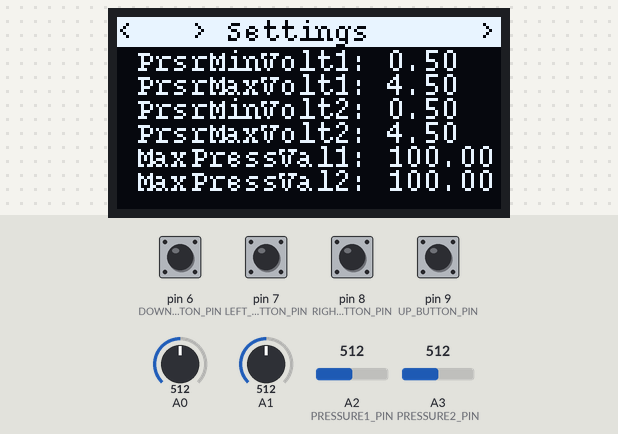
A sketch run on a simulated Arduino Uno, built with avr-gcc and run on an emulated ATmega328P. On the bench: 128×64 one-colour display. The inputs (shaded band) are chosen by the test bench; at power-on: pin 6 (DOWN_BUTTON_PIN), pin 7 (LEFT_BUTTON_PIN), pin 8 (RIGHT_BUTTON_PIN), pin 9 (UP_BUTTON_PIN) LOW, A0 = 512, A1 = 512, A2 (PRESSURE1_PIN) = 512, A3 (PRESSURE2_PIN) = 512.

Above: at 2.0 s.
2.1 s: pin 7 (LEFT_BUTTON_PIN) pulled HIGH for 1.5 s
At 5.4 s:
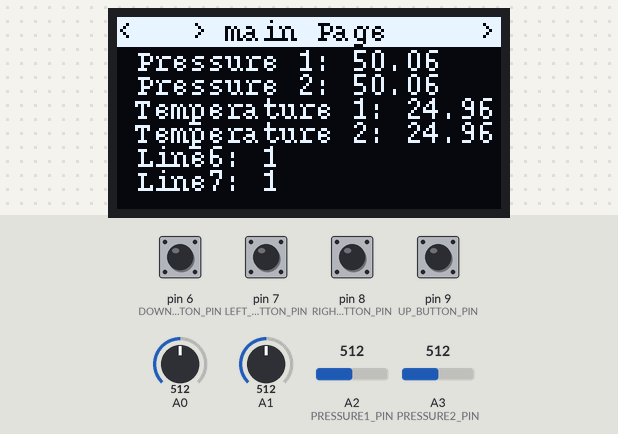
6.1 s: pin 7 (LEFT_BUTTON_PIN) pulled HIGH for 1.5 s
At 9.1 s:
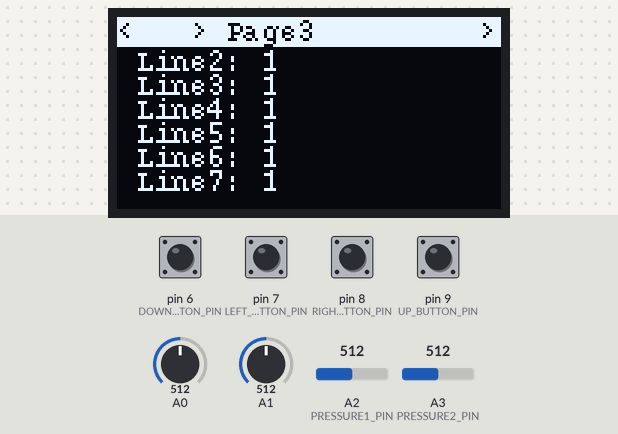
9.4 s: pin 6 (DOWN_BUTTON_PIN) pulled HIGH for 1.5 s
At 11.4 s:
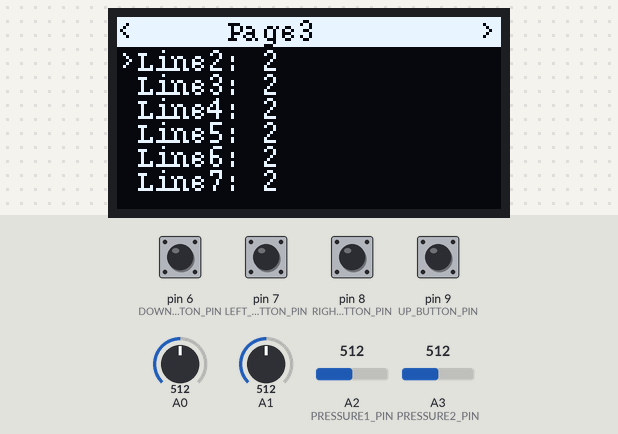
12.4 s: pin 8 (RIGHT_BUTTON_PIN) pulled HIGH for 1.5 s
At 15.3 s:
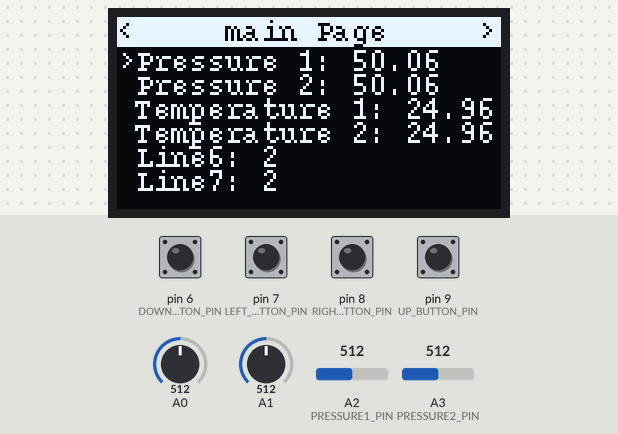
15.6 s: pin 6 (DOWN_BUTTON_PIN) pulled HIGH for 1.5 s
At 18.1 s:
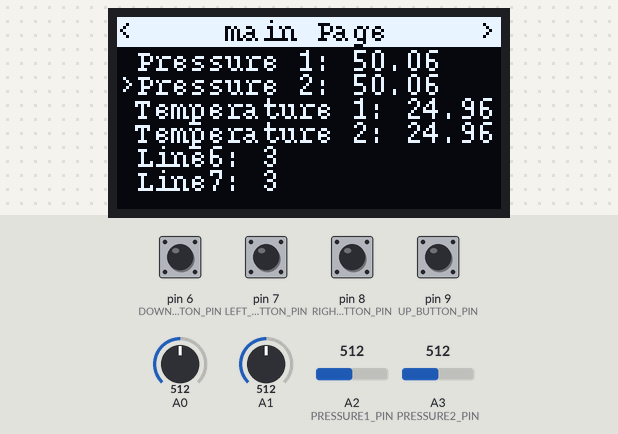
18.6 s: pin 8 (RIGHT_BUTTON_PIN) pulled HIGH for 1.5 s
At 21.2 s:
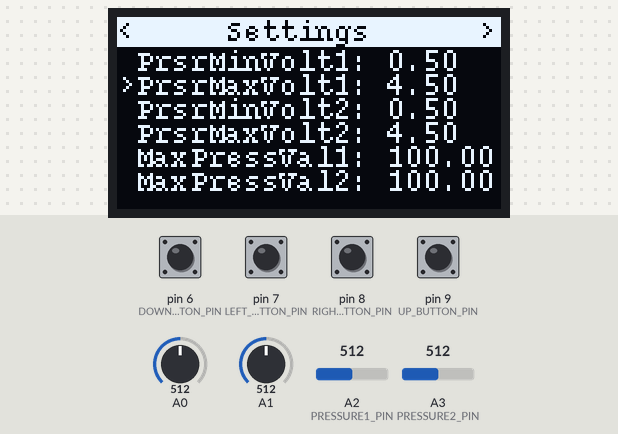
Timing chart, 0 to 22.7 s (numbered marks = the images above; inputs shaded):
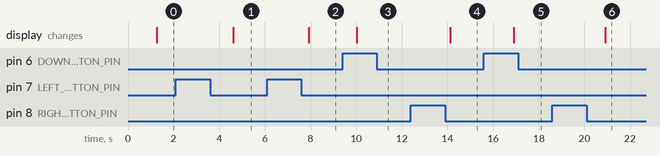

The sketch:

main.ino
```cpp
/**
 * ***********************************************************
 * @file  : main.ino
 * @brief : file contain the main function of arduino project
 * @author: Eng. Mohamed Yousry
 * @date  : 22/12/2024
 * ***********************************************************
 */
 /*
 * ***********************************************************
 *             Includes
 * ***********************************************************
 */
#include "Steppers.h"
#include "Oled.h"
#include "PressureSensor.h"
#include "TempSensor.h"
#include "Buttons.h"
#include "Pages.h"
#include "Global.h"
/*
 * ***********************************************************
 *             Functions body
 * ***********************************************************
 */
void setup()
{
  Serial.begin(9600);
  setupStepper();
  setupPressure();
  setupOled();
  setupbuttons();
}

void loop()
{
//  loopStepper();
  loopPressure();
  loopPages();
  NTC_loop();
}
```

Buttons.h
```cpp
/**
 * ***********************************************************
 * @file  : Buttons.h
 * @brief : file contain functions related to the buttons
 * @author: Eng. Mohamed Yousry
 * @date  : 22/12/2024
 * ***********************************************************
 */
#ifndef BOTTONS_H
#define BOTTONS_H
/*
 * ***********************************************************
 *             Includes
 * ***********************************************************
 */
#include "Config.h"
#include "Global.h"

/*
 * ***********************************************************
 *           variables
 * ***********************************************************
 */

/*
* ***********************************************************
*             Defines
* ***********************************************************
*/

/*
 * ***********************************************************
 *             Functions body
 * ***********************************************************
 */
void setupbuttons()
{
  pinMode(DOWN_BUTTON_PIN ,INPUT);
  pinMode(LEFT_BUTTON_PIN ,INPUT);
  pinMode(RIGHT_BUTTON_PIN,INPUT);
  pinMode(UP_BUTTON_PIN   ,INPUT);
}

char pressedButton()
{
  if     (digitalRead(DOWN_BUTTON_PIN)  == HIGH)  return DOWN_BUTTON_PIN;
  else if(digitalRead(LEFT_BUTTON_PIN)  == HIGH)  return LEFT_BUTTON_PIN;
  else if(digitalRead(RIGHT_BUTTON_PIN) == HIGH)  return RIGHT_BUTTON_PIN;
  else if(digitalRead(UP_BUTTON_PIN)    == HIGH)  return UP_BUTTON_PIN;
  else return -1;
}


#endif  //BOTTONS_H
```

EEPROMLibrary.h
```cpp
/**
 * ***********************************************************
 * @file  : EEPROMLibrary.h
 * @brief : file contain functions and definitions related to eeprom
 * @author: Eng. Mohamed Yousry
 * @date  : 20/02/2024
 * ***********************************************************
 */
#ifndef EEPROMLIBRARY_H
#define EEPROMLIBRARY_H
/*
 * ***********************************************************
 *             Includes
 * ***********************************************************
 */
#include <EEPROM.h>
/*
* ***********************************************************
              Defines
* ***********************************************************
*/
//addresses for EEPROM
#define float_SetPoint_ADDRESS                            0
#define float_SetPointDiff_ADDRESS                        (float_SetPoint_ADDRESS                     + sizeof(float))
#define signed_char_sensorOffset1_ADDRESS                 (float_SetPointDiff_ADDRESS                 + sizeof(float))
#define signed_char_sensorOffset2_ADDRESS                 (signed_char_sensorOffset1_ADDRESS          + sizeof(signed char))

#define unsigned_long_Com_1_OperationDelay_ADDRESS        (signed_char_sensorOffset2_ADDRESS          + sizeof(signed char))
#define unsigned_long_Com_2_OperationDelay_ADDRESS        (unsigned_long_Com_1_OperationDelay_ADDRESS + sizeof(unsigned long))

#define FirstTime_ADDRESS                                 (unsigned_long_Com_2_OperationDelay_ADDRESS + sizeof(unsigned long))

/*
 * ***********************************************************
               Functions body
 * ***********************************************************
*/
// Function to write a string to EEPROM
void writeStringToEEPROM(int address, const String& data)
{
    for (size_t i = 0; i < data.length(); i++)
    {
        EEPROM.write(address + i, data[i]);
    }
    // Null-terminate the string
    EEPROM.write(address + data.length(), '\0');
}

// Function to read a string from EEPROM
String readStringFromEEPROM(int address)
{
    String result;
    char character = EEPROM.read(address);
    while (character != '\0')
    {
        result += character;
        address++;
        character = EEPROM.read(address);
    }
    return result;
}

#endif  //EEPROMLIBRARY_H
```

Global.cpp
```cpp
/**
 * ***********************************************************
 * @file  : Global.cpp
 * @brief : file contain functionalities of Global module
 * @author: Eng. Mohamed Yousry
 * @date  : 20/02/2024
 * ***********************************************************
 */
/*
 * ***********************************************************
 *             Includes
 * ***********************************************************
 */
#include "Global.h"

/*
 * ***********************************************************
 *            Global variables
 * ***********************************************************
 */
// Declearation of variabes
float global_pressure_reading1;     //reading of the sensor in PSI unit.
float global_pressure_reading2;     //reading of the sensor in PSI unit.
float global_pressure_min_volt1;    //voltage when the reading is 0 PSI
float global_pressure_max_volt1;    //voltage when the reading is maximum PSI
float global_pressure_min_volt2;    //voltage when the reading is 0 PSI
float global_pressure_max_volt2;    //voltage when the reading is maximum PSI
float global_max_pressure_value1;   //the value of the maximum pressure that sensor can read
float global_max_pressure_value2;   //the value of the maximum pressure that sensor can read
int   global_pressure_setpoint1;    //the value of the setpoint of the pressure sensor1
int   global_pressure_setpoint2;    //the value of the setpoint of the pressure sensor2
int   global_pressure_offset1;       //the value of the offset of the pressure sensor1
int   global_pressure_offset2;       //the value of the offset of the pressure sensor2

float global_temperature_reading1;  //reading of the sensor in °C unit.
float global_temperature_reading2;  //reading of the sensor in °C unit.
int   global_temperature_setpoint1; //the value of the setpoint of the temperature sensor1
int   global_temperature_setpoint2; //the value of the setpoint of the temperature sensor2
```

Global.h
```cpp
/**
 * ***********************************************************
 * @file  : Global.h
 * @brief : file contain Global Variables
 * @author: Eng. Mohamed Yousry
 * @date  : 20/02/2024
 * ***********************************************************
 */
#ifndef GLOBAL_H
#define GLOBAL_H
/*
 * ***********************************************************
 *             Global variables
 * ***********************************************************
 */
// Declearation of variabes
extern float global_pressure_reading1;      //reading of the sensor in PSI unit.
extern float global_pressure_reading2;      //reading of the sensor in PSI unit.
extern float global_pressure_min_volt1;     //voltage when the reading is 0 PSI
extern float global_pressure_max_volt1;     //voltage when the reading is maximum PSI
extern float global_pressure_min_volt2;     //voltage when the reading is 0 PSI
extern float global_pressure_max_volt2;     //voltage when the reading is maximum PSI
extern float global_max_pressure_value1;    //the value of the maximum pressure that sensor can read
extern float global_max_pressure_value2;    //the value of the maximum pressure that sensor can read
extern int   global_pressure_setpoint1;     //the value of the setpoint of the pressure sensor1
extern int   global_pressure_setpoint2;     //the value of the setpoint of the pressure sensor2
extern int   global_pressure_offset1;       //the value of the offset of the pressure sensor1
extern int   global_pressure_offset2;       //the value of the offset of the pressure sensor2

extern float global_temperature_reading1;   //reading of the sensor in °C unit.
extern float global_temperature_reading2;   //reading of the sensor in °C unit.
extern int   global_temperature_setpoint1;  //the value of the setpoint of the temperature sensor1
extern int   global_temperature_setpoint2;  //the value of the setpoint of the temperature sensor2
extern int   global_temperature_offset1;    //the value of the offset of the temperature sensor1
extern int   global_temperature_offset2;    //the value of the offset of the temperature sensor2

#endif  //GLOBAL_H
```

Oled.h
```cpp
/**
 * ***********************************************************
 * @file  : Oled.h
 * @brief : Functionality and code of the OLED display
 * @author: Eng. Mohamed Yousry
 * @date  : 22/12/2024
 * ***********************************************************
 */
#ifndef OLED_H
#define OLED_H
/*
 * ***********************************************************
 *             Includes
 * ***********************************************************
 */
#include <U8g2lib.h>
#include <Wire.h>
/*
 * ***********************************************************
 *             Objects
 * ***********************************************************
 */
U8G2_SSD1306_128X64_NONAME_1_HW_I2C u8g2(U8G2_R0, /* reset=*/ U8X8_PIN_NONE);
/*
 * ***********************************************************
               Functions body
 * ***********************************************************
*/
void setupOled()
{
  u8g2.begin();
}

void loopOled()
{
  u8g2.firstPage();                           // Start the first page
  do{
    // Draw text on the display
    u8g2.setDrawColor(1);                     // Set drawing color to black
    u8g2.drawBox(0, 0, 128, 16);              // Fill the entire display with a black background
    u8g2.setDrawColor(0);                     // Set drawing color to white
    u8g2.setFont(u8g2_font_courB10_tr);       // Set a built-in font
    u8g2.drawStr(0, 12, "ColorAidSystem!");   // Draw a string at x=0, y=10

    u8g2.setDrawColor(1);                     // Set drawing color to black
    u8g2.setFont(u8g2_font_courB14_tr);       // Set a built-in font
    u8g2.drawStr(25, 40, "templete 1"); // Another string at x=25, y=40

    u8g2.setFont(u8g2_font_courB08_tr);       // Set a built-in font
    u8g2.drawStr(0, 60, "Volume: ");          // Another string at x=0, y=60
  }while (u8g2.nextPage());                   // Render the page and prepare for the next one
}

#endif  //OLED_H
```

PressureSensor.h
```cpp
/**
 * ***********************************************************
 * @file  : PressureSensor.h
 * @brief : Functionality and code of pressure sensors
 * @author: Eng. Mohamed Yousry
 * @date  : 22/12/2024
 * ***********************************************************
 */
#ifndef PRESSURESENSOR_H
#define PRESSURESENSOR_H
/*
 * ***********************************************************
 *             Includes
 * ***********************************************************
 */
#include "Config.h"
#include "Global.h"

/*
 * ***********************************************************
 *             Defines
 * ***********************************************************
 */
#define PRESSURE_SENSOR_READING1    global_pressure_reading1      //The readings of the sensor is written in this global variable.
#define PRESSURE_SENSOR_READING2    global_pressure_reading2      //The readings of the sensor is written in this global variable.
#define PRESSURE_MIN_VOLT1          global_pressure_min_volt1     //voltage when the reading is 0 PSI
#define PRESSURE_MAX_VOLT1          global_pressure_max_volt1     //voltage when the reading is maximum PSI
#define PRESSURE_MIN_VOLT2          global_pressure_min_volt2     //voltage when the reading is 0 PSI
#define PRESSURE_MAX_VOLT2          global_pressure_max_volt2     //voltage when the reading is maximum PSI
#define MAX_PRESSURE_VALUE1         global_max_pressure_value1    //the value of the maximum pressure that sensor can read
#define MAX_PRESSURE_VALUE2         global_max_pressure_value2    //the value of the maximum pressure that sensor can read

/*
 * ***********************************************************
 *            Variables
 * ***********************************************************
 */
int pressure1Zero              = 102.4;  //analog reading of pressure transducer at 0 psi
int pressure1Max               = 921.6;  //analog reading of pressure transducer at maximum psi
int pressure1transducermaxPSI  = 100;    //psi value of transducer being used
int pressure2Zero              = 102.4;  //analog reading of pressure transducer at 0 psi
int pressure2Max               = 921.6;  //analog reading of pressure transducer at maximum psi
int pressure2transducermaxPSI  = 100;    //psi value of transducer being used
float pressureValue            = 0;      //variable to store the value coming from the pressure transducer

/*
 * ***********************************************************
 *             Functions body
 * ***********************************************************
 */
void setupPressure()
{
  pinMode(PRESSURE1_PIN,INPUT);
  pinMode(PRESSURE2_PIN,INPUT);

  //Pressure sensor parameters configrations
  PRESSURE_MIN_VOLT1   = (512.00/1023.00);    //voltage when the reading is 0 PSI
  PRESSURE_MAX_VOLT1   = (1536.00/341.00);    //voltage when the reading is maximum PSI
  PRESSURE_MIN_VOLT2   = (512.00/1023.00);    //voltage when the reading is 0 PSI
  PRESSURE_MAX_VOLT2   = (1536.00/341.00);    //voltage when the reading is maximum PSI
  MAX_PRESSURE_VALUE1  = 100;                 //the value of the maximum pressure that sensor can read
  MAX_PRESSURE_VALUE2  = 100;                 //the value of the maximum pressure that sensor can read

  pressure1Zero = (PRESSURE_MIN_VOLT1*(1023.00/5.00));
  pressure1Max  = (PRESSURE_MAX_VOLT1*(1023.00/5.00));
  pressure2Zero = (PRESSURE_MIN_VOLT2*(1023.00/5.00));
  pressure2Max  = (PRESSURE_MAX_VOLT2*(1023.00/5.00));
  pressure1transducermaxPSI = MAX_PRESSURE_VALUE1;
  pressure2transducermaxPSI = MAX_PRESSURE_VALUE2;
}

void loopPressure()
{
  pressureValue = analogRead(PRESSURE1_PIN);
  pressureValue = ((pressureValue-pressure1Zero)*pressure1transducermaxPSI)/(pressure1Max-pressure1Zero); //conversion equation to convert analog reading to psi
  PRESSURE_SENSOR_READING1 = pressureValue; //Values in PSI

  pressureValue = analogRead(PRESSURE2_PIN);
  pressureValue = ((pressureValue-pressure2Zero)*pressure2transducermaxPSI)/(pressure2Max-pressure2Zero); //conversion equation to convert analog reading to psi
  PRESSURE_SENSOR_READING2 = pressureValue; //Values in PSI
}

#endif  //PRESSURESENSOR_H
```

Steppers.h
```cpp
/**
 * ***********************************************************
 * @file  : Steppers.h
 * @brief : Functionality and code of the stepper motors.
 * @author: Eng. Mohamed Yousry
 * @date  : 22/12/2024
 * ***********************************************************
 */
#ifndef STEPPERS_H
#define STEPPERS_H

/*
 * ***********************************************************
 *             Includes
 * ***********************************************************
 */
#include <Arduino.h>
#include "Config.h"
#include "A4988.h"
/*
 * ***********************************************************
 *             Defines
 * ***********************************************************
 */
// Motor steps per revolution. Most steppers are 200 steps or 1.8 degrees/step
#define MOTOR_STEPS 32650
#define RPM 25
#define MS1 10
#define MS2 11
#define MS3 12
/*
 * ***********************************************************
 *             Objects
 * ***********************************************************
 */
A4988 stepper1(MOTOR_STEPS, STEPPER1_DIR_PIN, STEPPER1_STEP_PIN, MS1, MS2, MS3);
A4988 stepper2(MOTOR_STEPS, STEPPER2_DIR_PIN, STEPPER2_STEP_PIN, MS1, MS2, MS3);

/*
 * ***********************************************************
 *             Functions body
 * ***********************************************************
 */
void setupStepper()
{
  /*
     Set target motor RPM.
  */
  stepper1.begin(RPM);
  stepper2.begin(RPM);
  // if using enable/disable on ENABLE pin (active LOW) instead of SLEEP uncomment next line
  // stepper.setEnableActiveState(LOW);
  stepper1.enable();
  stepper2.enable();
  /*
    Microstepping mode: 1, 2, 4, 8, 16 or 32 (where supported by driver)
    Mode 1 is full speed.
    Mode 32 is 32 microsteps per step.
    The motor should rotate just as fast (at the set RPM),
    but movement precision is increased, which may become visually apparent at lower RPMs.
  */
  stepper1.setMicrostep(32);   // Set microstep mode to 1:8
  stepper2.setMicrostep(32);   // Set microstep mode to 1:8
  // set current level (for DRV8880 only).
  // Valid percent values are 25, 50, 75 or 100.
  // stepper.setCurrent(100);
}

void loopStepper()
{
  // In 1:8 microstepping mode, one revolution takes 8 times as many microsteps
  //    stepper.move(32 * MOTOR_STEPS);    // forward revolution
  //    stepper.move(-32 * MOTOR_STEPS);   // reverse revolution

  // One complete revolution is still 360° regardless of microstepping mode
  // rotate() is easier to use than move() when no need to land on precise microstep position
  stepper1.rotate(1080);
  stepper2.rotate(-1080);
  delay(500);
  stepper1.rotate(-1080);
  stepper2.rotate(1080);

  delay(1000);
}

#endif  //STEPPERS_H
```

Source omitted: Pages.h (15210 bytes), TempSensor.h (3489 bytes), Config.h (905 bytes)

Measured:
- after the input at 2.1 s, the display: changes after 2.5 s (image 1)
- after the input at 6.1 s, the display: changes after 1.8 s (image 2)
- after the input at 9.4 s, the display: changes after 0.63 s (image 3)
- after the input at 12.4 s, the display: changes after 1.7 s (image 4)
- after the input at 15.6 s, the display: changes after 1.3 s (image 5)
- after the input at 18.6 s, the display: changes after 2.3 s (image 6)
